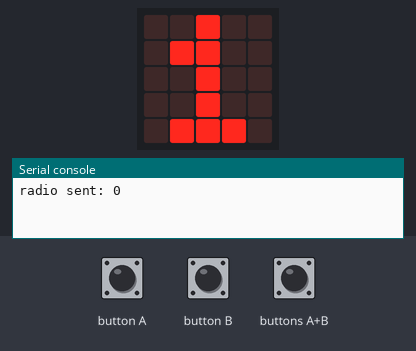
The program below on a simulated BBC micro:bit (MakeCode). On the bench: the board's 5×5 LED display, the last lines printed to the serial console. Inputs (shaded band) come from the test bench. Dim RGB values are drawn brighter than linear; no radio messages arrive unless stated (any console line starting 'radio sent:' is added by the test bench).

Above: at 0.8 s.
2.2 s: button B pressed for 0.15 s
At 3.5 s:
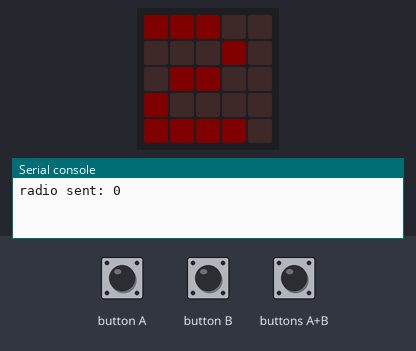
3.8 s: buttons A+B pressed for 0.15 s
At 4.5 s:
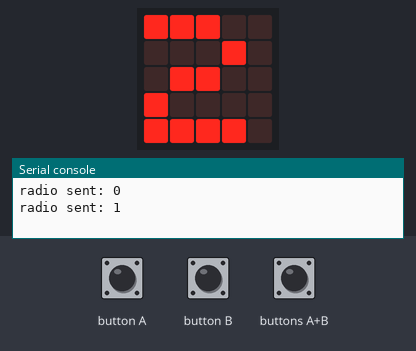
6.2 s: button B pressed for 0.15 s
At 12.1 s:
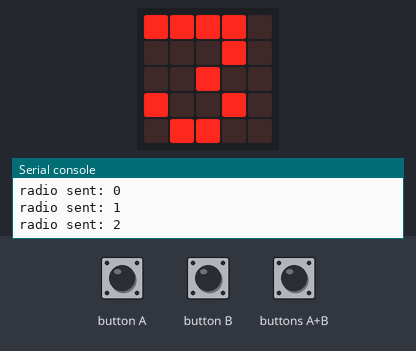
Timing chart, 0 to 13.6 s (numbered marks = the images above; inputs shaded):
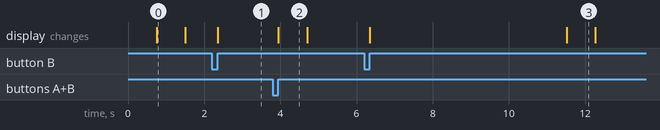

The program:

main.ts
```typescript
input.onButtonPressed(Button.A, function () {
    mandelNummer += -1
    if (mandelNummer < 1) {
        mandelNummer = 1
    }
    led.stopAnimation()
    basic.showNumber(mandelNummer)
})
input.onButtonPressed(Button.AB, function () {
    led.setBrightness(255)
    radio.sendNumber(mandelNummer - 1)
    basic.showNumber(mandelNummer)
    led.setBrightness(5)
})
input.onButtonPressed(Button.B, function () {
    mandelNummer += 1
    if (mandelNummer > 7) {
        mandelNummer = 7
    }
    led.stopAnimation()
    basic.showNumber(mandelNummer)
})
let mandelNummer = 0
// Endre det som er inni her
for (let index = 0; index < 1; index++) {
    mandelNummer = 1
}
radio.setGroup(42)
radio.setTransmitPower(2)
led.setBrightness(5)
basic.showNumber(mandelNummer)
basic.forever(function () {
    led.setBrightness(255)
    radio.sendNumber(mandelNummer - 1)
    basic.showNumber(mandelNummer)
    led.setBrightness(5)
    basic.pause(10000)
})
```

test.ts
```typescript
// testene settes inn her; disse vil ikke kompilert så lenge denne pakken blir brukt som en utvidelse.
```

Measured:
- after the input at 3.8 s, the display: changes after 0.15 s (image 2)
- what the display in image 0 shows lasts 0.7 s, from 0.8 s to 1.5 s
